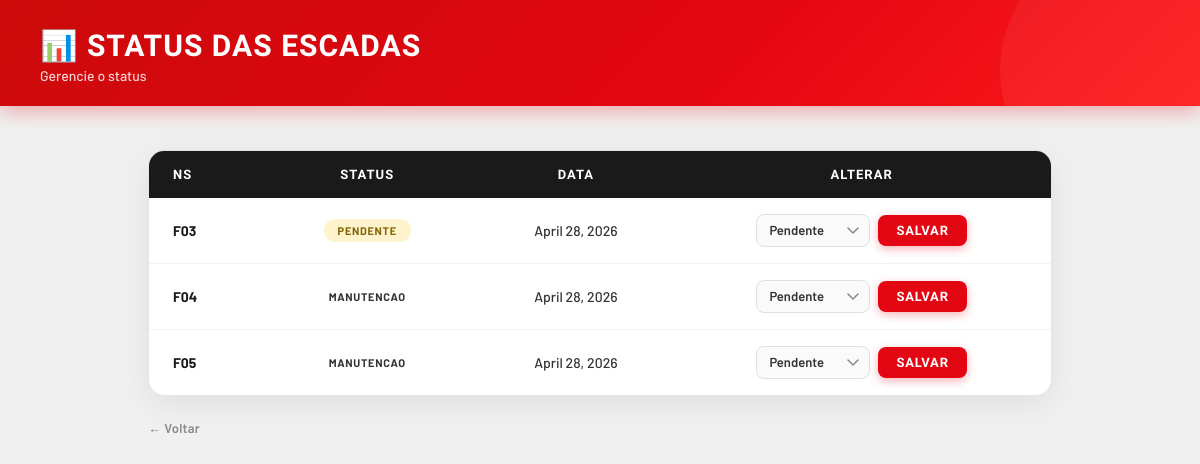
Page /status/ on the earlier database version.
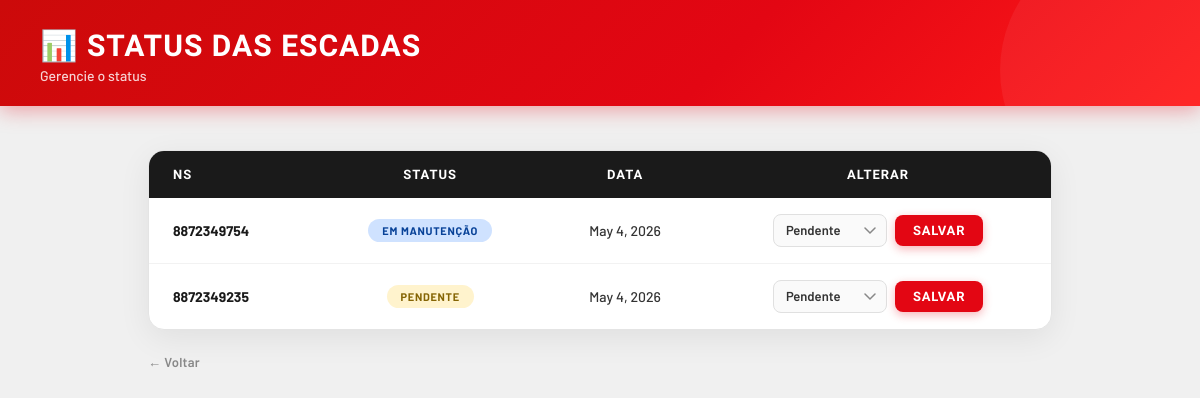
Same page on the later database version.
### manutencao_app/models.py (models this page shows, shortened)
class Escada(models.Model):
    codigo = models.CharField(max_length=20)
    data_envio = models.DateField()
    problema = models.CharField(max_length=100)
    STATUS_CHOICE = [
        ('pendente', 'Pendente'),
        ('em_manutencao', 'Em manutenção'),
        ('concluida', 'Concluída'),
    ]
    MODELO_CHOICE = [
        ('escada_es-ca_fort_tesoura_pequena', 'ESCADA ES-CA FORT TESOURA PEQUENA'),
        ('escada_es-ca_fort_6m_extensiva', 'ESCADA ES-CA FORT 6M EXTENSIVA'),
    ]
    modelo = models.CharField(max_length=40, choices=MODELO_CHOICE, default='')
    status = models.CharField(max_length=20, choices=STATUS_CHOICE, default='pendente')

### manutencao_app/views.py (the view)
# urls.py: path('status/', views.status_escadas, name='status_escadas'),
def status_escadas(request):
    escadas = Escada.objects.exclude(status='concluida')
    return render(request, 'manutencao_app/status_escadas.html', {'escadas': escadas})

### manutencao_app/templates/manutencao_app/status_escadas.html (shortened to what this page needs)
{% extends 'manutencao_app/base.html' %}
{% load static %}
{% block extra_css %}
<link rel="stylesheet" href="{% static 'manutencao_app/status_escadas.css' %}">
{% endblock %}
{% block conteudo %}
<div class="topo">
    <h1>📊 Status das Escadas</h1>
    <p>Gerencie o status</p>
</div>
<div class="container-status">
    <div class="tabela-wrapper">
        <table>
            <thead>
                <tr>
                    <th>NS</th>
                    <th>Status</th>
                    <th>Data</th>
                    <th>Alterar</th>
                </tr>
            </thead>
            <tbody>
                {% for escada in escadas %}
                <tr>
                    <td>{{ escada.codigo }}</td>
                    <td>
                        <span class="status {{ escada.status }}">{{ escada.get_status_display }}</span>
                    </td>
                    <td>
                        {{escada.data_envio}}
                    </td>
                    <td>
                        <form method="POST" action="{% url 'atualizar_status' escada.id %}">
                            <select name="status">
                                <option value="pendente">Pendente</option>
                            </select>
                            <button type="submit">Salvar</button>
                        </form>
                    </td>
                </tr>
                {% endfor %}
            </tbody>
        </table>
    </div>
    <a href="{% url 'home' %}" class="voltar">← Voltar</a>
</div>
{% endblock %}

Differences in the rows shown:
removed Escada: codigo "F03", status "PENDENTE", data_envio "April 28, 2026"
removed Escada: codigo "F04", status "MANUTENCAO", data_envio "April 28, 2026"
removed Escada: codigo "F05", status "MANUTENCAO", data_envio "April 28, 2026"
added Escada: codigo "8872349754", status "EM MANUTENÇÃO", data_envio "May 4, 2026"
added Escada: codigo "8872349235", status "PENDENTE", data_envio "May 4, 2026"
